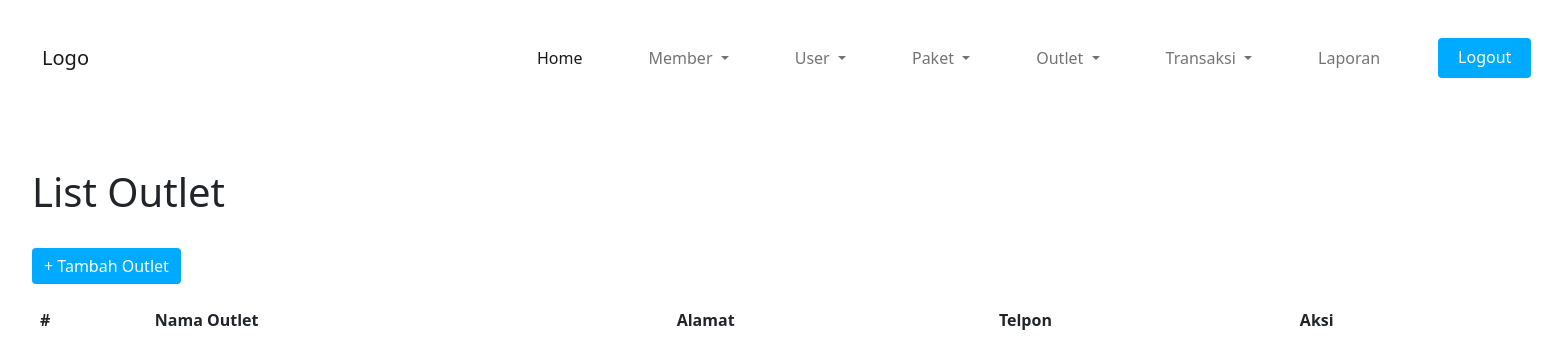
Page /outlet/tampil.php (signed in) on the earlier database version.
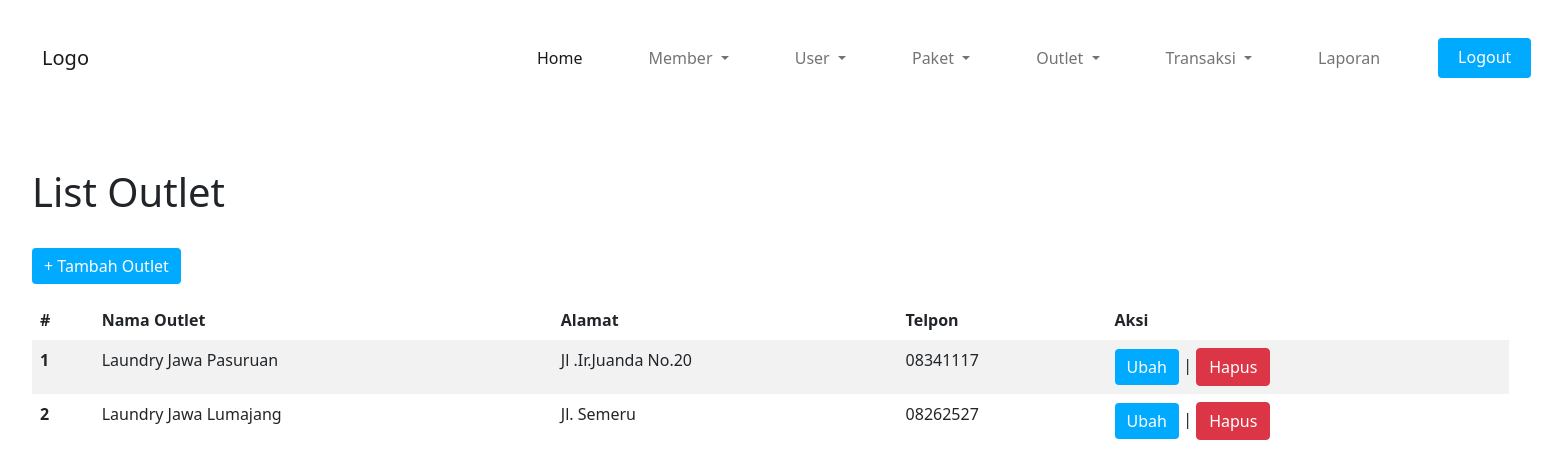
Same page on the later database version.
### tables this page shows
CREATE TABLE `outlet` (
  `id` int(3) NOT NULL,
  `nama_outlet` varchar(100) NOT NULL,
  `alamat` varchar(100) NOT NULL,
  `telpon` varchar(50) NOT NULL
);

### utility/utils.php (called while the page is built, shortened)
<?php
function titleize($name) {
	return ucwords(str_replace("_", " ", $name));
}
?>

### componen/list_table.php (the view)
<?php
function extract_as_table_data($data, $converters = null)
{
	foreach ($data as $key => $value) {
		if ($key === "id") continue;
		$content = isset($converters[$key]) ? $converters[$key]($value) : titleize($value);
?>
		<td><?= $content ?></td>
	<?php
	}
}
function list_table($mysqli_result, $converters = null)
{
	?>
	<table class="table table-striped table-borderless mt-3">
		<thead>
			<tr>
				<th> # </th>
				<?php foreach (mysqli_fetch_fields($mysqli_result) as $field) : if ($field->name === "id") continue; ?>
					<th scope="col"> <?= ucwords(str_replace("_", " ", $field->name)) ?> </th>
				<?php endforeach; ?>
				<th> Aksi </th>
			</tr>
		</thead>
		<tbody>
			<?php
			$no = 0;
			while ($data = mysqli_fetch_assoc($mysqli_result)) {
				++$no;
			?>
				<tr>
					<th scope="row"><?= $no ?></th>
					<?php extract_as_table_data($data, $converters); ?>
					<td>
                    <a class="btn btn-primary" class="edit-anchor" href="ubah.php?id=<?= $data["id"] ?>" style="background-color: rgb(0, 170, 255); border: rgb(0, 170, 255);">Ubah</a>
						<span>|</span>
                    <a class="btn btn-danger" class="remove-anchor" href="hapus.php?id=<?= $data["id"] ?>">Hapus</a>
					</td>
				</tr>
			<?php
			}
			?>
		</tbody>
	</table>
<?php
}
?>

Differences in the rows shown:
added outlet: nama_outlet "Laundry Jawa Pasuruan", alamat "Jl .Ir.Juanda No.20", telpon "08341117"
added outlet: nama_outlet "Laundry Jawa Lumajang", alamat "Jl. Semeru", telpon "08262527"
